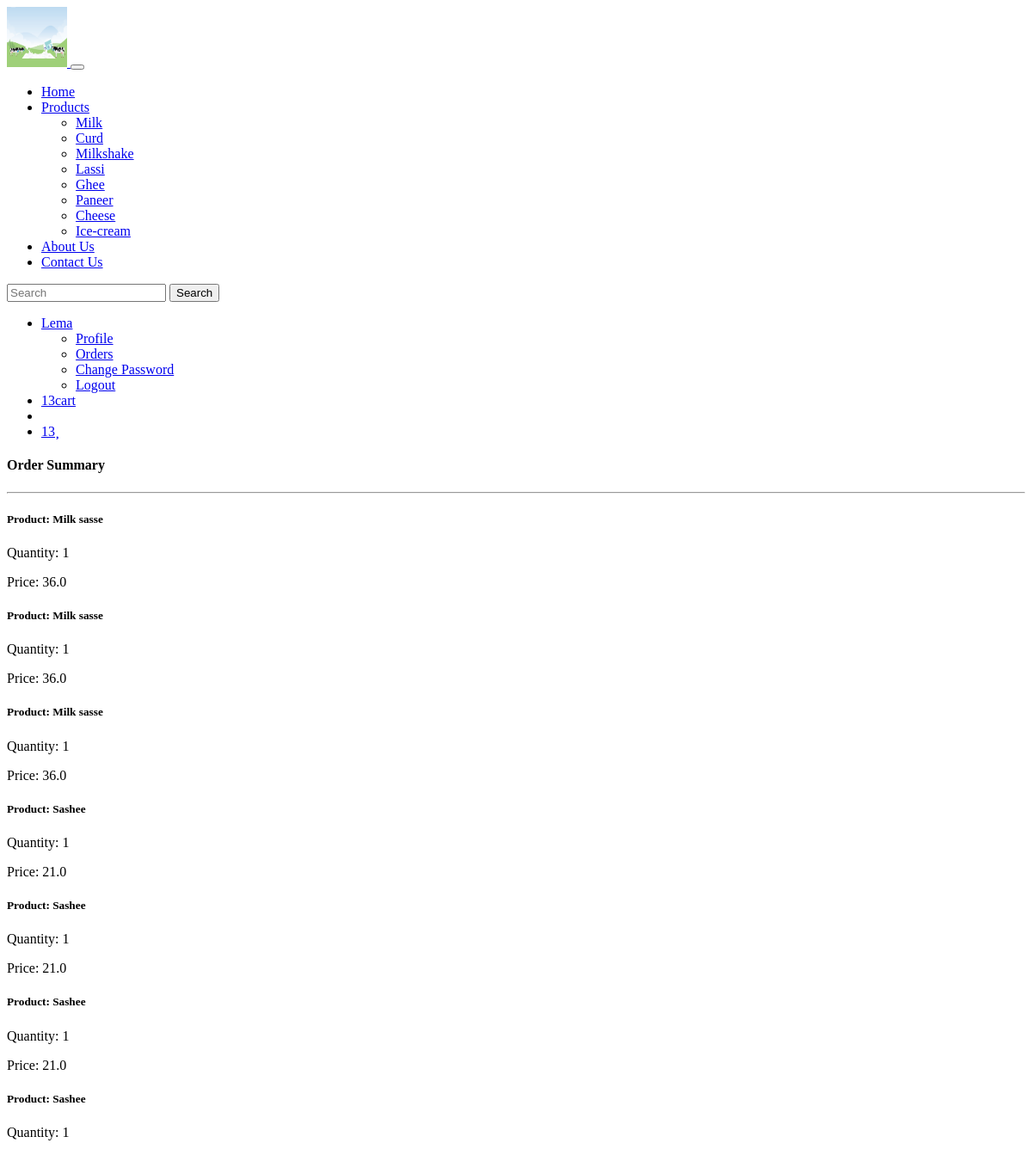
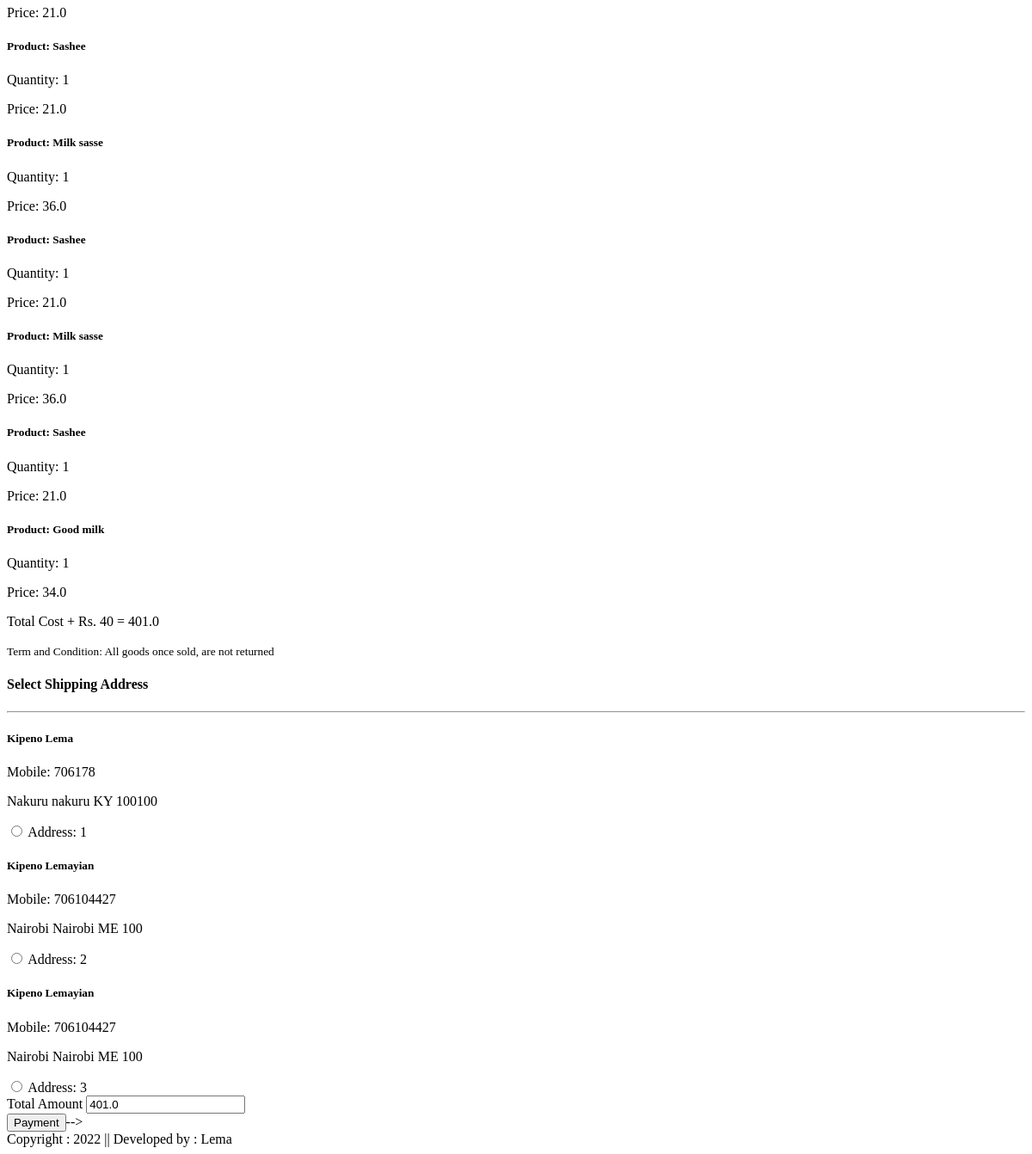
/checkout/ (signed in), run on an earlier commit of the app's database (2 pictures, top to bottom).
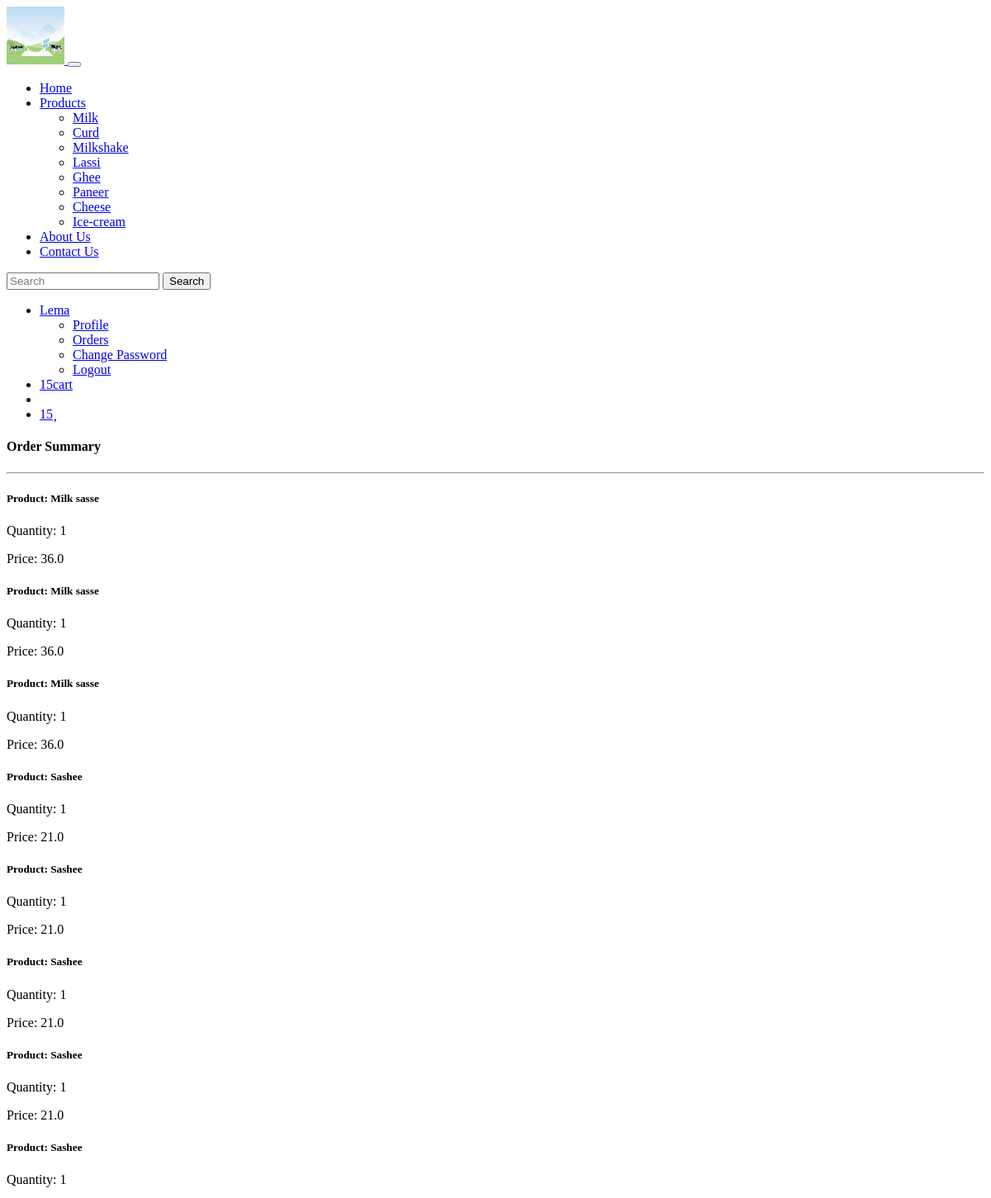
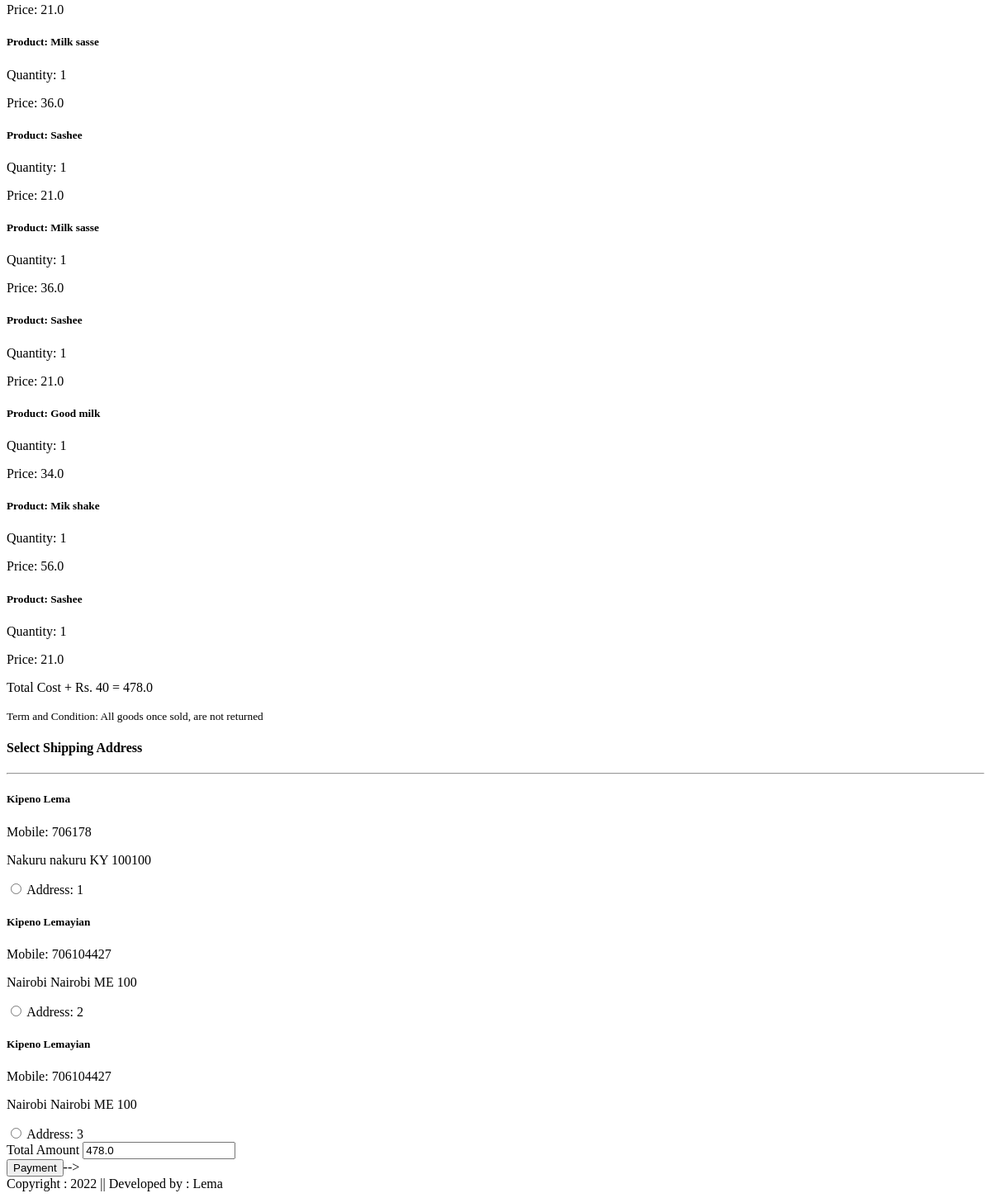
And on a later commit of the database (2 pictures, top to bottom).
### app/models.py (models this page shows, shortened)
class Cart(models.Model):
    user = models.ForeignKey(User,on_delete=models.CASCADE)
    product = models.ForeignKey(Product,on_delete=models.CASCADE)
    quantity = models.PositiveIntegerField(default=1)

class Product(models.Model):
    title = models.CharField(max_length=100)
    selling_price = models.FloatField()
    discounted_price = models.FloatField()
    description = models.TextField()
    composition = models.TextField(default='')
    prodapp = models.TextField(default='')
    category = models.CharField(choices=CATEGORY_CHOICES, max_length=2)
    product_image = models.ImageField(upload_to='product')

class Customer(models.Model):
    user = models.ForeignKey(User, on_delete=models.CASCADE)
    name = models.CharField(max_length=200)
    locality = models.CharField(max_length=200)
    city = models.CharField(max_length=50)
    mobile = models.IntegerField(default=0)
    zipcode = models.IntegerField()
    state = models.CharField(choices=STATE_CHOICES, max_length=100)

### app/views.py (the view)
# urls.py: path('checkout/', views.checkout.as_view(), name="checkout"),
@method_decorator(login_required, name="dispatch")
class checkout(View):
    def get(self,request):
        totalitem = 0
        wishlitem = 0
        if request.user.is_authenticated:
            totalitem=len(Cart.objects.filter(user=request.user))
            wishitem=len(Cart.objects.filter(user=request.user))
        user = request.user
        add=Customer.objects.filter(user=user)
        cart_items=Cart.objects.filter(user=user)
        famount = 0
        for p in cart_items:
            value = p.quantity * p.product.discounted_price
            famount = famount + value
        totalamount = famount + 40
        razoramount = int(totalamount + 100)
        return render(request, 'app/checkout.html',locals())

### app/templates/app/checkout.html (shortened to what this page needs)
{% extends 'app/base.html' %}
{% load static %}
{% block main-content %}
  <div class="container">
    <div class="row mt-5">
      <div class="col-sm-6">
        <h4>Order Summary</h4>
        <hr>
        {% for item in cart_items %}
          <div class="card mb-2">
            <div class="card-body">
              <h5>Product: {{item.product.title}}</h5>
              <p>Quantity: {{item.quantity}}</p>
              <p class="fw-bold">Price: {{item.product.discounted_price}}</p>
            </div>
          </div>
        {% endfor %}
        <p class="fw-bold">Total Cost + Rs. 40 = {{totalamount}}</p>
        <small>Term and Condition: All goods once sold, are not returned </small>
      </div>
      <div class="col-sm-4 offset-sm-1">
        <h4>Select Shipping Address</h4>
        <hr>
        <form method="post" id="myform">
          {% for ad in add %}
            <div class="card">
              <div class="card-body">
                <h5>{{ad.name}}</h5>
                <p>Mobile: {{ad.mobile}}</p>
                <p>{{ad.locality}} {{ad.city}} {{ad.state}} {{ad.zipcode}}</p>
              </div>
            </div>
            <div class="form-check mt-2 mb-5">
              <input class="form-check-input" type="radio" name="custid" id="custadd{{forloop.counter}}" value="{{ad.id}}">
              <label class="form-check-label fw-bold" for="custadd{{forloop.counter}}">
                <label class="form-check-label fw-bold" for="custadd{{forloop.counter}}">
                  Address: {{forloop.counter}}
                </label>
              </label>
            </div>
          {% endfor %}
          <div class="form-check mb-3">
            <label for="tot amount" class="form-label">Total Amount</label>
            <input type="number" class="form-control" name="totamount" value={{totalamount}} readonly>
          </div>
          <div class="text-end">
            <button id="rzp-button1" type="submit" class="btn btn-warning mt-3 px-5 fw-bold">Payment</button>-->
          </div>
        </form>
      </div>
    </div>
</div>
{% endblock main-content %}

What changed in the data, as far as the page shows it:
added Cart: product "Mik shake", quantity "1", product.discounted_price "56.0"
added Cart: product "Sashee", quantity "1", product.discounted_price "21.0"
Also different on the page:
{{ totalitem }}: "13" → "15"
{{ wishitem }}: "13" → "15"
{{ totalamount }}: "401.0" → "478.0"
form field totamount: "401.0" → "478.0"
